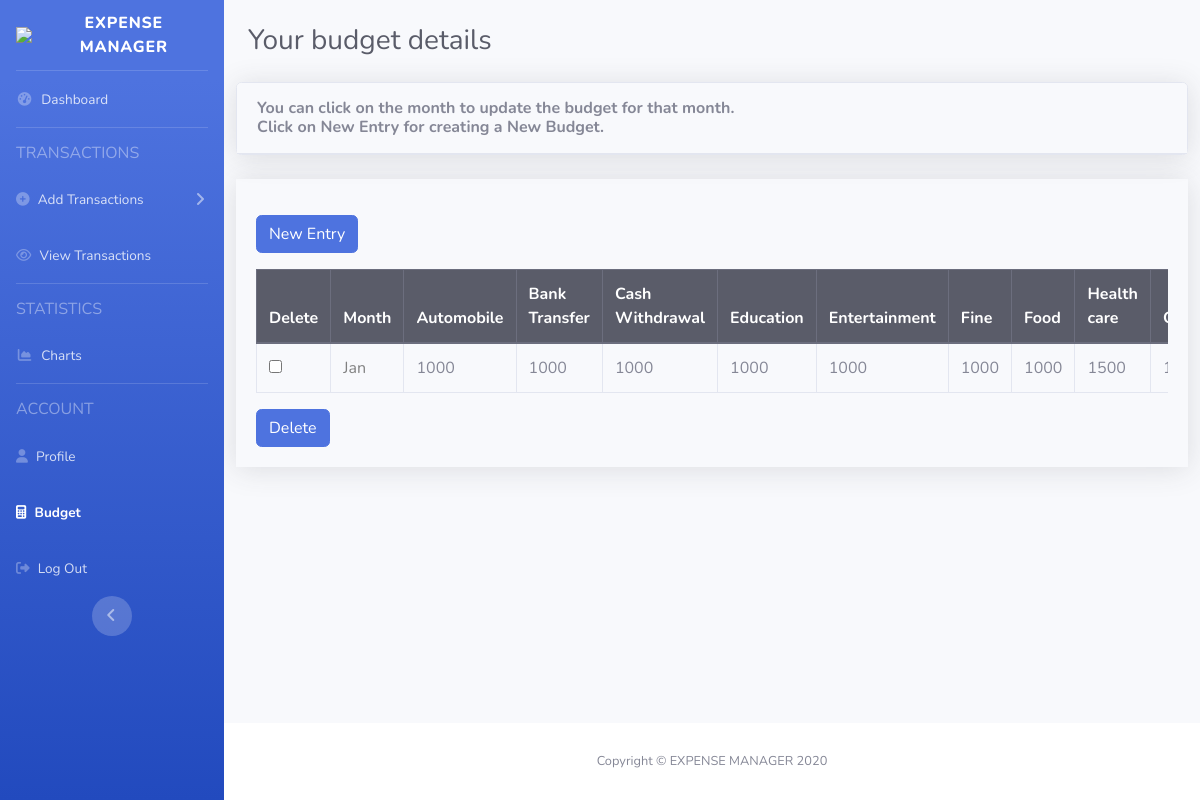
The app's page /myapp/budget (signed in) with its own data.
### myapp/models.py (models this page shows, shortened)
class Budget(models.Model):
    user = models.ForeignKey(User, on_delete=models.CASCADE, null=True)
    automobile = models.IntegerField(default=1000)
    bank = models.IntegerField(default=1000)
    cash = models.IntegerField(default=1000)
    education = models.IntegerField(default=1000)
    entertainment = models.IntegerField(default=1000)
    fine = models.IntegerField(default=1000)
    food = models.IntegerField(default=1000)
    health = models.IntegerField(default=1000)
    other = models.IntegerField(default=1000)
    paytm = models.IntegerField(default=1000)
    recharge = models.IntegerField(default=1000)
    shopping = models.IntegerField(default=1000)
    travel = models.IntegerField(default=1000)
    upi = models.IntegerField(default=1000)
    months = [
        ('Jan', 'Jan'),
        ('Feb', 'Feb'),
        ('Mar', 'Mar'),
        ('Apr', 'Apr'),
        ('May', 'May'),
        ('Jun', 'Jun'),
        ('Jul', 'Jul'),
        ('Aug', 'Aug'),
        ('Sep', 'Sep'),
        ('Oct', 'Oct'),
        ('Nov', 'Nov'),
        ('Dec', 'Dec'),
        ('None', 'None'),
    ]
    month = models.CharField(
        max_length=30,
        choices=months,
        default='None',
    )

### myapp/views.py (the view)
# urls.py: path('budget', views.BudgetPage),
def BudgetPage(request):
    budget = Budget.objects.filter(user_id=request.user.id)
    if request.method == "POST":
        if request.POST.get('delete'):
            for budget in budget:
                if request.POST.get("b" + str(budget.id)) == "clicked":
                    budget.delete()
    budget = Budget.objects.filter(user_id=request.user.id)
    return render(request, 'budget.html', {'budget': budget})

### templates/budget.html (shortened to what this page needs)
{% extends 'base.html' %}
{% load crispy_forms_tags %}
{% block navbar_budget %}
<li class="nav-item active">
    <a class="nav-link" href="/myapp/budget">
        <i class="fa fa-calculator"></i>
        <span>Budget</span></a>
</li>
{% endblock %}
{% block content %}
<div class="container-fluid">
    <div class="d-sm-flex align-items-center justify-content-between my-4">
        <h1 class="h3 mb-0 text-gray-800">Your budget details</h1>
    </div>
</div>
<div class="mx-auto">
    <div class="col-xl-12 col-lg-12 mx-auto">
        <div class="card shadow mb-4">
            <div class="card-header py-3 d-flex flex-row align-items-center justify-content-between">
                <h6 class="m-0 font-weight-bold ">
                    <span>You can click on the month to update the budget for that month.</span><br>
                    <span>Click on New Entry for creating a New Budget.</span>
                </h6>
            </div>
        </div>
        <div class="card-body shadow">
            <div class="py-3">
                <a href="/myapp/budget/create"><button class="btn btn-primary mx-auto" name="delete" type="submit" value="delete">
                    New Entry
                </button>
                </a>
            </div>
            <div class="table-responsive">
                <form class="user align-items-center" method="post">
                    <table cellspacing="0" class="table table-bordered" id="dataTable" width="100%">
                        <thead class="thead-dark">
                        <tr>
                            <th>Delete</th>
                            <th>Month</th>
                            <th>Automobile</th>
                            <th>Bank Transfer</th>
                            <th>Cash Withdrawal</th>
                            <th>Education</th>
                            <th>Entertainment</th>
                            <th>Fine</th>
                            <th>Food</th>
                            <th>Health care</th>
                            <th>Other</th>
                        </tr>
                        </thead>
                        <tbody>
                        {% for budget in budget %}
                        <tr>
                            <td><input name="b{{budget.id}}" type="checkbox" unchecked value="clicked"></td>
                            <td>  <a href="/myapp/budget/{{budget.id}}/update" style="color:gray;"> {{ budget.month }} </a> </td>
                            <td> {{ budget.automobile }} </td>
                            <td> {{ budget.bank }} </td>
                            <td> {{ budget.cash }} </td>
                            <td> {{ budget.education }} </td>
                            <td> {{ budget.entertainment }} </td>
                            <td> {{ budget.fine }} </td>
                            <td> {{ budget.food }} </td>
                            <td> {{ budget.health }} </td>
                            <td> {{ budget.other }} </td>
                        </tr>
                        {% endfor %}
                        </tbody>
                    </table>
                    <button class="btn btn-primary mx-auto" name="delete" type="submit" value="delete">
                        Delete
                    </button>
                </form>
            </div>
        </div>
    </div>
</div>
{% endblock %}

### records on screen
Budget: month "Jan", automobile "1000", bank "1000", cash "1000", education "1000", entertainment "1000", fine "1000", food "1000", health "1500"
